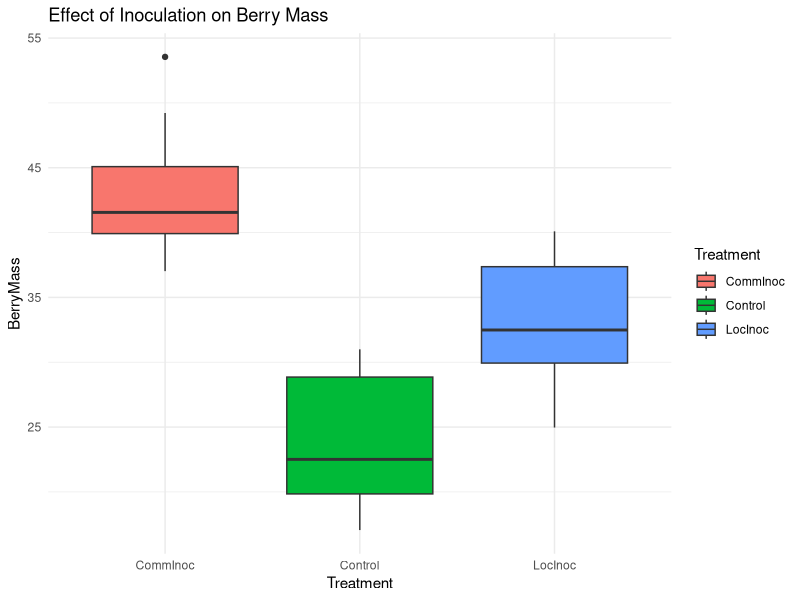

This chart was generated by the following R code:
# All functions must be declared at the start

#################
# FUNCTION: BB_data
# read in blueberry data
# input: Mean, variance and size of groups
# output: dataframe

BB_data <- function(bb_size=c(17,15,16), bb_mean=c(22,45,32), bb_sd=c(5,5,5)) {
  
  bb_name <- c("Control","CommInoc","LocInoc")
  
  BerryMass <- c(rnorm(n=bb_size[1],mean = bb_mean[1],sd=bb_sd[1]),
                 rnorm(n=bb_size[2],mean = bb_mean[2],sd=bb_sd[2]),
                 rnorm(n=bb_size[3],mean = bb_mean[3],sd=bb_sd[3]))
  
  Treatment <- rep(bb_name,bb_size) 
  
  ID <- 1:sum(bb_size)
  
  ano_data <- data.frame(ID,Treatment,BerryMass)
  
  return(ano_data)
  
}
BB_data()
head(BB_data)
tail(BB_data)

#################
# FUNCTION: BB_Analyze
# Analyze blueberry data
# input: dataframe of vectors
# output: ANOVA data statistics
my_data <- BB_data()
BB_analyze <- function(ano_data=my_data) {
  
  ano_model <- aov(BerryMass~Treatment,data = ano_data)
  
  return(summary(ano_model))
         
}


BB_analyze()

#################
# FUNCTION: BB_Graph
# plots blueberry data
# input: ANOVA data
# output: boxplot

library(ggplot2)
my_analysis <- BB_analyze()
BB_graph <- function(ano_data=my_data)  {
  ano_plot <- ggplot(ano_data)+
    aes(x=Treatment,y=BerryMass,fill=Treatment)+
    geom_boxplot()+
    labs(title = "Effect of Inoculation on Berry Mass")+
    theme_minimal()
  return(ano_plot)
  
}

BB_graph()
